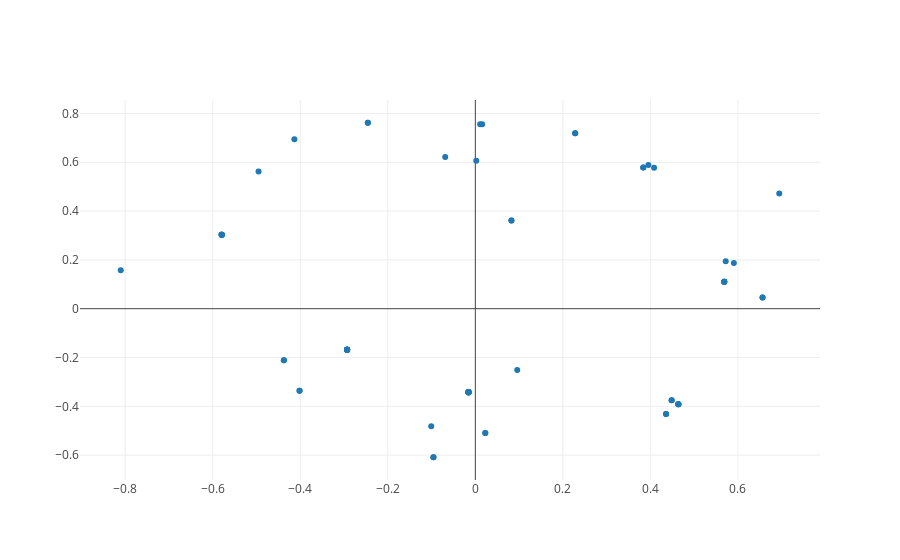
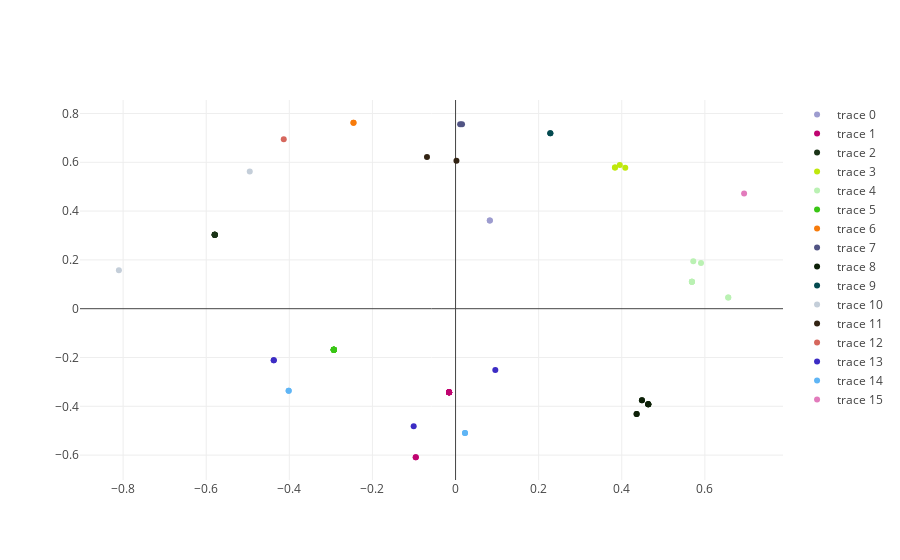

The code cell stored with these charts, in order, in its notebook:
### Code cell
import sys
sys.path.insert(0, '../..')
sys.path.insert(0, 'plots')

import os

from IPython.display import display
from IPython.display import clear_output
import ipywidgets as widgets


import json
from src.SplunkIntel import SplunkIntel
from src.sources.SplunkDataset import SplunkDataset
from src.sources.SplunkFileSource import SplunkFileSource

import plotly as py
import pandas as pd
import numpy as np
import plot as plot

py.offline.init_notebook_mode()
pd.set_option('display.notebook_repr_html', True)

data_sources_names = []

data_source_picker = None
time_range_picker = None
event_picker = None
event_text_area = None 
threshold_picker = None
new_time_range_picker = None

#create widgets
def create_widgets():
    global data_source_picker, time_range_picker, event_picker
    global event_text_area, threshold_picker, new_time_range_picker
    for file in os.listdir("../../data"):
            if file.endswith(".json"):
                data_sources_names.append(file)

    data_source_picker = widgets.Dropdown(
            options=data_sources_names,
            description='Data Source:',
            disabled=False,
            button_style='' # 'success', 'info', 'warning', 'danger' or ''
        )    

    time_range_picker = widgets.IntRangeSlider(
                value=[1, 2],
                min=0,
                max=100,
                step=1,
                description='Control Time:',
                disabled=False,
                continuous_update=False,
                orientation='horizontal',
                readout=True,
                readout_format='i',
                slider_color='white',
                color='black'
        )
    
    new_time_range_picker = widgets.IntRangeSlider(
                value=[1, 2],
                min=0,
                max=100,
                step=1,
                description='Test Time:',
                disabled=False,
                continuous_update=False,
                orientation='horizontal',
                readout=True,
                readout_format='i',
                slider_color='white',
                color='black'
        )
    
    threshold_picker = widgets.FloatSlider(
                value=0.5,
                min=0,
                max=1,
                step=0.1,
                description='Threshold:',
                disabled=False,
                continuous_update=False,
                orientation='horizontal',
                readout=True,
                readout_format='.1f',
                slider_color='white',
                color='black'
        )
    
    event_picker = widgets.Dropdown(
            options=[1,2,3],
            description='Event Number:',
            disabled=False,
            button_style='' # 'success', 'info', 'warning', 'danger' or ''
        )
    
    l = widgets.Layout(height='40px', width='800px')
    event_text_area = widgets.Textarea(value='TA: height=40px', layout=l)

    
def initialize(change):    
    # Just to set the widgets
    all_events = []
    all_events.extend(SplunkFileSource.load_data('../../data/' + data_source_picker.value))    
    minutes = 0
    for dict in all_events:
        if dict.get('cluster_label') == '1':
            minutes = minutes + 1

    time_range_picker.value = [1,2]
    time_range_picker.min = 1
    time_range_picker.max = minutes
    
    new_time_range_picker.value = [minutes -2, minutes]
    new_time_range_picker.min = 1
    new_time_range_picker.max = minutes 
    
    change_event_handler(None)
    
    
splunkDataset = None
splunkIntelargs = []

def event_picker_change_handler(change):
    event_text_area.value = json.dumps(splunkDataset.get_all_events()[event_picker.value])

def split(input, length, size):
    input.replace('\n', ' ')
    input.replace('\tat', ' ')
    return '<br>'.join([input[start:start + size] for start in range(0, length, size)])

def get_labels(control_events, anomalies):
    labels = []
    for i in range(len(control_events)):
        labels.append(0)
    for p in anomalies:
        if p == 1:
            labels.append(1)
        else:
            labels.append(2)

    return labels

def get_tool_tips(control_events, test_events, control_clusters, test_clusters):
    tooltips = []
    for idx, event in enumerate(control_events):
        tooltips.append(
            split(event[0], min(1000, len(event[0])), 100) + '<br> id = ' + str(event[3]) + '<br> cluster = ' + str(
            control_clusters[idx]))

    for idx, event in enumerate(test_events):
        tooltips.append(
            split(event[0], min(1000, len(event[0])), 100) + '<br> id = ' + str(event[3]) + '<br> cluster = ' + str(
            test_clusters[idx]))
            
    return tooltips
    
# Handle data source change
def change_event_handler(change):
    global splunkDataset
    
    clear_output()
    
    splunkIntelargs.append('--file_source')
    splunkIntelargs.append('../../data/' + data_source_picker.value) 
    splunkIntelargs.append('--control_window')
    splunkIntelargs.append(str(int(time_range_picker.value[0])))
    splunkIntelargs.append(str(int(time_range_picker.value[1])))
    splunkIntelargs.append('--test_window')
    splunkIntelargs.append(str(int(new_time_range_picker.value[0])))
    splunkIntelargs.append(str(int(new_time_range_picker.value[1])))
    splunkIntelargs.append('--sim_threshold')
    splunkIntelargs.append(str(float(threshold_picker.value)))
    
    print(splunkIntelargs)

    splunkIntel = SplunkIntel(SplunkIntel.parse(splunkIntelargs))
    splunkDataset = splunkIntel.run_from_file()

    
    plot.scatter_plot(splunkDataset.get_xy_matrix_control(), splunkDataset.get_control_events())

    plot.scatter_plot_groups(splunkDataset.get_xy_matrix_control(), 
                             splunkDataset.get_control_clusters(), 
                             splunkDataset.get_cluster_tags(5))
    
    plot.scatter_plot_groups(splunkDataset.get_xy_matrix_all(), 
                             get_labels(splunkDataset.get_control_events(), splunkDataset.get_anomalies()),
                            get_tool_tips(splunkDataset.get_control_events(), splunkDataset.get_test_events()
                                         , splunkDataset.get_control_clusters(),splunkDataset.get_test_clusters()), 
                             ['control', 'test', 'test-anomaly'], ['blue','orange','red'])
    
    plot.scatter_plot_groups_4d(splunkDataset.get_xyz_matrix_all(), 
                                get_labels(splunkDataset.get_control_events(), splunkDataset.get_anomalous_values()), 
                                splunkDataset.get_all_clusters(),
                                get_tool_tips(splunkDataset.get_control_events(), 
                                              splunkDataset.get_test_events(),
                                              splunkDataset.get_control_clusters(),
                                              splunkDataset.get_test_clusters()),
                                ['blue','orange','red'])


            
    event_picker.options = [ x for x in range(len(splunkDataset.get_all_events()))] 
     

create_widgets()

#intialize
initialize(None)
    
#setup even handlers    
data_source_picker.observe(initialize, names="value")
time_range_picker.observe(change_event_handler, names="value")
new_time_range_picker.observe(change_event_handler, names="value")
event_picker.observe(event_picker_change_handler, names="value")
threshold_picker.observe(change_event_handler, names="value")



# show widgets
display(widgets.HBox([data_source_picker]))
display(widgets.HBox([time_range_picker, threshold_picker]))
display(widgets.HBox([new_time_range_picker]))
display(widgets.HBox([event_picker, event_text_area]))

### Figure 1 — Plotly figure (JSON) as saved in the notebook; plotly's stock layout.template omitted (floating-point values rounded to 4 significant figures)
{"data": [{"mode": "markers", "text": ["172.31.15.70 - - [31/May/2017:21:35:12 +0000] \"GET /todolist/health-check HTTP/1.1\" 200 50<br> id = 0", "INFO  [2017-05-31 21:35:18,184] com.novemberain.quartz.mongodb.TriggerRunner: Acquired trigger: DEFA<br> id = 1", "INFO  [2017-05-31 21:35:18,184] com.novemberain.quartz.mongodb.dao.LocksDao: Inserting lock for trig<br> id = 2", "INFO  [2017-05-31 21:35:18,183] com.novemberain.quartz.mongodb.dao.TriggerDao: Found 2 triggers whic<br> id = 3", "INFO  [2017-05-31 21:35:18,182] software.wings.service.impl.DelegateServiceImpl: Broadcast new task:<br> id = 4", "INFO  [2017-05-31 21:35:18,182] com.novemberain.quartz.mongodb.dao.LocksDao: Trigger lock DEFAULT.vJ<br> id = 5", "INFO  [2017-05-31 21:35:18,181] com.novemberain.quartz.mongodb.dao.LocksDao: Removing trigger lock D<br> id = 6", "INFO  [2017-05-31 21:35:18,180] org.quartz.plugins.history.LoggingTriggerHistoryPlugin: Trigger DEFA<br> id = 7", "INFO  [2017-05-31 21:35:18,180] org.quartz.plugins.history.LoggingJobHistoryPlugin: Job vJ3t7B6hTYyu<br> id = 8", "INFO  [2017-05-31 21:35:18,180] org.quartz.plugins.history.LoggingJobHistoryPlugin: Job vJ3t7B6hTYyu<br> id = 9", "INFO  [2017-05-31 21:35:18,179] org.quartz.plugins.history.LoggingTriggerHistoryPlugin: Trigger DEFA<br> id = 10", "INFO  [2017-05-31 21:35:18,038] software.wings.service.impl.DelegateServiceImpl: registering delegat<br> id = 11", "INFO  [2017-05-31 21:35:17,188] org.quartz.plugins.history.LoggingTriggerHistoryPlugin: Trigger DEFA<br> id = 12", "INFO  [2017-05-31 21:35:17,188] org.quartz.plugins.history.LoggingJobHistoryPlugin: Job 84DUAsWyStm1<br> id = 13", "INFO  [2017-05-31 21:35:17,188] org.quartz.plugins.history.LoggingJobHistoryPlugin: Job 84DUAsWyStm1<br> id = 14", "INFO  [2017-05-31 21:35:17,188] org.quartz.plugins.history.LoggingTriggerHistoryPlugin: Trigger DEFA<br> id = 15", "INFO  [2017-05-31 21:35:13,679] org.quartz.plugins.history.LoggingTriggerHistoryPlugin: Trigger DEFA<br> id = 16", "INFO  [2017-05-31 21:35:08,731] com.novemberain.quartz.mongodb.dao.LocksDao: Trigger lock DEFAULT.D3<br> id = 17", "INFO  [2017-05-31 21:35:08,729] org.quartz.plugins.history.LoggingTriggerHistoryPlugin: Trigger DEFA<br> id = 18", "INFO  [2017-05-31 21:35:08,729] org.quartz.plugins.history.LoggingJobHistoryPlugin: Job D3H_QL6_Riqw<br> id = 19", "INFO  [2017-05-31 21:35:08,729] org.quartz.plugins.history.LoggingJobHistoryPlugin: Job D3H_QL6_Riqw<br> id = 20", "INFO  [2017-05-31 21:35:08,729] org.quartz.plugins.history.LoggingTriggerHistoryPlugin: Trigger DEFA<br> id = 21", "INFO  [2017-05-31 21:35:08,340] org.quartz.plugins.history.LoggingTriggerHistoryPlugin: Trigger DEFA<br> id = 22", "INFO  [2017-05-31 21:35:08,338] org.quartz.plugins.history.LoggingJobHistoryPlugin: Job AuG03-OeTsa1<br> id = 23", "INFO  [2017-05-31 21:35:08,338] org.quartz.plugins.history.LoggingTriggerHistoryPlugin: Trigger DEFA<br> id = 24", "INFO  [2017-05-31 21:35:01,412] org.quartz.plugins.history.LoggingJobHistoryPlugin: Job K0vzHq-KTsql<br> id = 25", "INFO  [2017-05-31 21:35:01,412] org.quartz.plugins.history.LoggingTriggerHistoryPlugin: Trigger DEFA<br> id = 26", "INFO  [2017-05-31 21:34:58,811] org.quartz.plugins.history.LoggingJobHistoryPlugin: Job rDZXPoicQ-y9<br> id = 27", "INFO  [2017-05-31 21:34:58,811] org.quartz.plugins.history.LoggingTriggerHistoryPlugin: Trigger DEFA<br> id = 28", "WARN  [2017-05-31 21:34:54,590] software.wings.waitnotify.Notifier: No entry in the waitQueue found <br> id = 29", "INFO  [2017-05-31 21:34:40,039] org.quartz.plugins.history.LoggingJobHistoryPlugin: Job SFmGy4xrRpad<br> id = 30", "INFO  [2017-05-31 21:34:40,039] org.quartz.plugins.history.LoggingTriggerHistoryPlugin: Trigger DEFA<br> id = 31", "INFO  [2017-05-31 21:34:31,923] org.quartz.plugins.history.LoggingJobHistoryPlugin: Job cMr2y3_5Q-qh<br> id = 32", "INFO  [2017-05-31 21:34:31,923] org.quartz.plugins.history.LoggingTriggerHistoryPlugin: Trigger DEFA<br> id = 33", "INFO  [2017-05-31 21:34:29,942] software.wings.app.DelegateQueueTask: Broadcast queued sync task [ld<br> id = 34", "INFO  [2017-05-31 21:34:29,941] software.wings.app.DelegateQueueTask: Broadcast queued sync task [ox<br> id = 35", "INFO  [2017-05-31 21:34:29,941] software.wings.app.DelegateQueueTask: Broadcast queued sync task [Zd<br> id = 36", "INFO  [2017-05-31 21:34:29,939] software.wings.app.DelegateQueueTask: Broadcast queued sync task [96<br> id = 37", "172.31.15.70 - - [31/May/2017:21:36:12 +0000] \"GET /todolist/health-check HTTP/1.1\" 200 50<br> id = 38", "2017-05-31 21:36:19:690 [AsyncAppender-Worker-async-syslog-accesslogs-appender] com.cloudbees.syslog<br> id = 39", "2017-05-31 21:36:19:690 [AsyncAppender-Worker-async-rsyslog-tcp-ssl-appender] com.cloudbees.syslog.s<br> id = 40", "INFO  [2017-05-31 21:36:19,600] software.wings.service.impl.DelegateServiceImpl: registering delegat<br> id = 41", "INFO  [2017-05-31 21:36:18,184] com.novemberain.quartz.mongodb.TriggerRunner: Acquired trigger: DEFA<br> id = 42", "INFO  [2017-05-31 21:36:18,184] com.novemberain.quartz.mongodb.dao.LocksDao: Inserting lock for trig<br> id = 43", "INFO  [2017-05-31 21:36:18,182] com.novemberain.quartz.mongodb.dao.TriggerDao: Found 2 triggers whic<br> id = 44", "INFO  [2017-05-31 21:36:18,182] software.wings.service.impl.DelegateServiceImpl: Broadcast new task:<br> id = 45", "INFO  [2017-05-31 21:36:18,181] com.novemberain.quartz.mongodb.dao.LocksDao: Trigger lock DEFAULT.vJ<br> id = 46", "INFO  [2017-05-31 21:36:18,181] com.novemberain.quartz.mongodb.dao.LocksDao: Removing trigger lock D<br> id = 47", "INFO  [2017-05-31 21:36:18,179] org.quartz.plugins.history.LoggingTriggerHistoryPlugin: Trigger DEFA<br> id = 48", "INFO  [2017-05-31 21:36:18,179] org.quartz.plugins.history.LoggingJobHistoryPlugin: Job vJ3t7B6hTYyu<br> id = 49", "INFO  [2017-05-31 21:36:18,179] org.quartz.plugins.history.LoggingJobHistoryPlugin: Job vJ3t7B6hTYyu<br> id = 50", "INFO  [2017-05-31 21:36:18,179] org.quartz.plugins.history.LoggingTriggerHistoryPlugin: Trigger DEFA<br> id = 51", "INFO  [2017-05-31 21:36:17,188] org.quartz.plugins.history.LoggingTriggerHistoryPlugin: Trigger DEFA<br> id = 52", "INFO  [2017-05-31 21:36:17,188] org.quartz.plugins.history.LoggingJobHistoryPlugin: Job 84DUAsWyStm1<br> id = 53", "INFO  [2017-05-31 21:36:17,188] org.quartz.plugins.history.LoggingJobHistoryPlugin: Job 84DUAsWyStm1<br> id = 54", "INFO  [2017-05-31 21:36:17,188] org.quartz.plugins.history.LoggingTriggerHistoryPlugin: Trigger DEFA<br> id = 55", "INFO  [2017-05-31 21:36:13,678] org.quartz.plugins.history.LoggingTriggerHistoryPlugin: Trigger DEFA<br> id = 56", "INFO  [2017-05-31 21:36:08,731] com.novemberain.quartz.mongodb.dao.LocksDao: Trigger lock DEFAULT.D3<br> id = 57", "INFO  [2017-05-31 21:36:08,729] org.quartz.plugins.history.LoggingTriggerHistoryPlugin: Trigger DEFA<br> id = 58", "INFO  [2017-05-31 21:36:08,729] org.quartz.plugins.history.LoggingJobHistoryPlugin: Job D3H_QL6_Riqw<br> id = 59", "INFO  [2017-05-31 21:36:08,729] org.quartz.plugins.history.LoggingJobHistoryPlugin: Job D3H_QL6_Riqw<br> id = 60", "INFO  [2017-05-31 21:36:08,729] org.quartz.plugins.history.LoggingTriggerHistoryPlugin: Trigger DEFA<br> id = 61", "INFO  [2017-05-31 21:36:08,340] org.quartz.plugins.history.LoggingTriggerHistoryPlugin: Trigger DEFA<br> id = 62", "INFO  [2017-05-31 21:36:08,337] org.quartz.plugins.history.LoggingJobHistoryPlugin: Job AuG03-OeTsa1<br> id = 63", "INFO  [2017-05-31 21:36:08,337] org.quartz.plugins.history.LoggingTriggerHistoryPlugin: Trigger DEFA<br> id = 64", "INFO  [2017-05-31 21:36:01,412] org.quartz.plugins.history.LoggingJobHistoryPlugin: Job K0vzHq-KTsql<br> id = 65", "INFO  [2017-05-31 21:36:01,412] org.quartz.plugins.history.LoggingTriggerHistoryPlugin: Trigger DEFA<br> id = 66", "INFO  [2017-05-31 21:35:58,811] org.quartz.plugins.history.LoggingJobHistoryPlugin: Job rDZXPoicQ-y9<br> id = 67", "INFO  [2017-05-31 21:35:58,811] org.quartz.plugins.history.LoggingTriggerHistoryPlugin: Trigger DEFA<br> id = 68", "WARN  [2017-05-31 21:35:54,623] software.wings.waitnotify.Notifier: No entry in the waitQueue found <br> id = 69", "INFO  [2017-05-31 21:35:40,040] org.quartz.plugins.history.LoggingJobHistoryPlugin: Job SFmGy4xrRpad<br> id = 70", "INFO  [2017-05-31 21:35:40,040] org.quartz.plugins.history.LoggingTriggerHistoryPlugin: Trigger DEFA<br> id = 71", "INFO  [2017-05-31 21:35:31,923] org.quartz.plugins.history.LoggingJobHistoryPlugin: Job cMr2y3_5Q-qh<br> id = 72", "INFO  [2017-05-31 21:35:31,923] org.quartz.plugins.history.LoggingTriggerHistoryPlugin: Trigger DEFA<br> id = 73"], "type": "scatter", "x": [-0.4134, 0.08242, 0.6562, -0.8102, 0.002159, 0.5687, 0.5721, 0.4358, -0.5795, -0.4016, 0.02273, 0.01101, 0.4485, -0.5795, -0.4375, 0.09569, -0.09576, 0.5687, 0.4638, -0.5795, -0.293, -0.01564, 0.4638, -0.293, -0.01564, -0.293, -0.01564, -0.293, -0.01564, -0.2456, -0.293, -0.01564, -0.293, -0.01564, 0.3836, 0.3953, 0.3836, 0.4084, 0.6944, 0.2281, 0.2281, 0.01557, 0.08242, 0.6562, -0.4953, -0.0688, 0.5687, 0.5907, 0.4358, -0.5795, -0.4016, 0.02273, 0.4485, -0.5795, -0.4375, -0.1008, -0.09576, 0.5687, 0.4638, -0.5795, -0.293, -0.01564, 0.4638, -0.293, -0.01564, -0.293, -0.01564, -0.293, -0.01564, -0.2456, -0.293, -0.01564, -0.293, -0.01564], "y": [0.6949, 0.3618, 0.04568, 0.1572, 0.606, 0.1109, 0.1946, -0.4311, 0.3027, -0.3365, -0.5089, 0.756, -0.3749, 0.3027, -0.2108, -0.2516, -0.6087, 0.1109, -0.3917, 0.3027, -0.1682, -0.3424, -0.3917, -0.1682, -0.3424, -0.1682, -0.3424, -0.1682, -0.3424, 0.762, -0.1682, -0.3424, -0.1682, -0.3424, 0.5781, 0.5886, 0.5781, 0.5776, 0.4725, 0.7192, 0.7192, 0.7562, 0.3618, 0.04568, 0.5622, 0.6219, 0.1109, 0.1868, -0.4311, 0.3027, -0.3365, -0.5089, -0.3749, 0.3027, -0.2108, -0.4817, -0.6087, 0.1109, -0.3917, 0.3027, -0.1682, -0.3424, -0.3917, -0.1682, -0.3424, -0.1682, -0.3424, -0.1682, -0.3424, 0.762, -0.1682, -0.3424, -0.1682, -0.3424]}], "layout": {"hovermode": "closest"}}

### Figure 2 — Plotly figure (JSON) as saved in the notebook; plotly's stock layout.template omitted (floating-point values rounded to 4 significant figures)
{"data": [{"marker": {"color": "'rgb 157,156,207'"}, "mode": "markers", "text": "cluster = 0<br>com.novemberain.quartz.mongodb.triggerrunner<br>acquired<br>trigger<br>info<br>correlationids<br>create<br>default.84duaswystm1sg5zxlmung<br>default.ubbwzvkhqfkvegzybbhpeg<br>default.vj3t7b6htyyugnj0jifqxa<br>delegate<br>eligible<br>entry<br>completed<br>eoxowhuzsjcgev5cht6kta<br>execution<br>", "type": "scatter", "x": [0.08242, 0.08242], "y": [0.3618, 0.3618]}, {"marker": {"color": "'rgb 191,4,112'"}, "mode": "markers", "text": "cluster = 1<br>org.quartz.plugins.history.loggingtriggerhistoryplugin<br>fired<br>trigger<br>info<br>default.ubbwzvkhqfkvegzybbhpeg<br>correlationids<br>create<br>default.84duaswystm1sg5zxlmung<br>default.vj3t7b6htyyugnj0jifqxa<br>delegate<br>eligible<br>entry<br>completed<br>eoxowhuzsjcgev5cht6kta<br>execution<br>", "type": "scatter", "x": [-0.09576, -0.01564, -0.01564, -0.01564, -0.01564, -0.01564, -0.01564, -0.09576, -0.01564, -0.01564, -0.01564, -0.01564, -0.01564, -0.01564], "y": [-0.6087, -0.3424, -0.3424, -0.3424, -0.3424, -0.3424, -0.3424, -0.6087, -0.3424, -0.3424, -0.3424, -0.3424, -0.3424, -0.3424]}, {"marker": {"color": "'rgb 27,52,23'"}, "mode": "markers", "text": "cluster = 2<br>complete<br>execution<br>reports<br>null<br>org.quartz.plugins.history.loggingjobhistoryplugin<br>info<br>delegate<br>http<br>correlationids<br>create<br>default.84duaswystm1sg5zxlmung<br>default.ubbwzvkhqfkvegzybbhpeg<br>default.vj3t7b6htyyugnj0jifqxa<br>firing<br>fired<br>", "type": "scatter", "x": [-0.5795, -0.5795, -0.5795, -0.5795, -0.5795, -0.5795], "y": [0.3027, 0.3027, 0.3027, 0.3027, 0.3027, 0.3027]}, {"marker": {"color": "'rgb 191,232,12'"}, "mode": "markers", "text": "cluster = 3<br>queued<br>software.wings.app.delegatequeuetask<br>sync<br>broadcast<br>task<br>null<br>96flhyp5tsawqn6wehcpkg<br>oxyvkq8lqr24ikqn778ljw<br>info<br>entry<br>eligible<br>eoxowhuzsjcgev5cht6kta<br>connection<br>execution<br>f67p97lwq3cbqdhqcdyevw<br>", "type": "scatter", "x": [0.3836, 0.3953, 0.3836, 0.4084], "y": [0.5781, 0.5886, 0.5781, 0.5776]}, {"marker": {"color": "'rgb 186,241,179'"}, "mode": "markers", "text": "cluster = 4<br>lock<br>com.novemberain.quartz.mongodb.dao.locksdao<br>removed<br>trigger<br>info<br>removing<br>inserting<br>fired<br>default.vj3t7b6htyyugnj0jifqxa<br>hsp55cwerwmz5ujazsfwhq<br>correlationids<br>create<br>default.84duaswystm1sg5zxlmung<br>default.ubbwzvkhqfkvegzybbhpeg<br>delegate<br>", "type": "scatter", "x": [0.6562, 0.5687, 0.5721, 0.5687, 0.6562, 0.5687, 0.5907, 0.5687], "y": [0.04568, 0.1109, 0.1946, 0.1109, 0.04568, 0.1109, 0.1868, 0.1109]}, {"marker": {"color": "'rgb 57,198,21'"}, "mode": "markers", "text": "cluster = 5<br>org.quartz.plugins.history.loggingjobhistoryplugin<br>fired<br>trigger<br>info<br>hsp55cwerwmz5ujazsfwhq<br>hsbxdjzwtcwffojremmvsq<br>correlationids<br>create<br>default.84duaswystm1sg5zxlmung<br>default.ubbwzvkhqfkvegzybbhpeg<br>default.vj3t7b6htyyugnj0jifqxa<br>delegate<br>eligible<br>entry<br>hxzqpr1eq5uijw8la1eddq<br>", "type": "scatter", "x": [-0.293, -0.293, -0.293, -0.293, -0.293, -0.293, -0.293, -0.293, -0.293, -0.293, -0.293, -0.293], "y": [-0.1682, -0.1682, -0.1682, -0.1682, -0.1682, -0.1682, -0.1682, -0.1682, -0.1682, -0.1682, -0.1682, -0.1682]}, {"marker": {"color": "'rgb 247,123,11'"}, "mode": "markers", "text": "cluster = 6<br>zy4600e0qz6p6qiv21pikg<br>f67p97lwq3cbqdhqcdyevw<br>nvtumfrmtme0eqvydmzrcw<br>miei53pdqn2pscnnrgtnfw<br>kag4hdwsrkgmnsemh3mmgq<br>iypxxgyjrgaksxwf0n4a2a<br>zn8pfdyyqneissbw9gojhg<br>ielw1fmmtridcw6x4d32vw<br>hxzqpr1eq5uijw8la1eddq<br>hsp55cwerwmz5ujazsfwhq<br>hsbxdjzwtcwffojremmvsq<br>eoxowhuzsjcgev5cht6kta<br>pyim79aoroif3r54ioxagq<br>entry<br>correlationids<br>", "type": "scatter", "x": [-0.2456, -0.2456], "y": [0.762, 0.762]}, {"marker": {"color": "'rgb 81,84,132'"}, "mode": "markers", "text": "cluster = 7<br>delegate<br>command<br>splunk<br>http<br>jenkins<br>registering<br>software.wings.service.impl.delegateserviceimpl<br>info<br>4xreuez2sgyjyphgybdrwq<br>2kwgmwcfrmu0rwswkbnsgq<br>default.84duaswystm1sg5zxlmung<br>default.ubbwzvkhqfkvegzybbhpeg<br>default.vj3t7b6htyyugnj0jifqxa<br>172.31.15.70 - - [31/may/2017:21:36:12 +0000] \"get /todolist/health-check http/1.1\" 200 50<br>eligible<br>", "type": "scatter", "x": [0.01101, 0.01557], "y": [0.756, 0.7562]}, {"marker": {"color": "'rgb 13,33,8'"}, "mode": "markers", "text": "cluster = 8<br>resulting<br>firing<br>code<br>completed<br>instruction<br>trigger<br>org.quartz.plugins.history.loggingtriggerhistoryplugin<br>info<br>default.84duaswystm1sg5zxlmung<br>default.vj3t7b6htyyugnj0jifqxa<br>http<br>connection<br>correlationids<br>create<br>default.ubbwzvkhqfkvegzybbhpeg<br>", "type": "scatter", "x": [0.4358, 0.4485, 0.4638, 0.4638, 0.4358, 0.4485, 0.4638, 0.4638], "y": [-0.4311, -0.3749, -0.3917, -0.3917, -0.4311, -0.3749, -0.3917, -0.3917]}, {"marker": {"color": "'rgb 4,74,80'"}, "mode": "markers", "text": "cluster = 9<br>connection<br>inetaddress<br>server<br>create<br>com.cloudbees.syslog.sender.tcpsyslogmessagesender<br>changed<br>syslog<br>info<br>default.84duaswystm1sg5zxlmung<br>default.ubbwzvkhqfkvegzybbhpeg<br>default.vj3t7b6htyyugnj0jifqxa<br>delegate<br>eligible<br>entry<br>eoxowhuzsjcgev5cht6kta<br>", "type": "scatter", "x": [0.2281, 0.2281], "y": [0.7192, 0.7192]}, {"marker": {"color": "'rgb 196,206,217'"}, "mode": "markers", "text": "cluster = 10<br>triggers<br>eligible<br>com.novemberain.quartz.mongodb.dao.triggerdao<br>info<br>hsp55cwerwmz5ujazsfwhq<br>hsbxdjzwtcwffojremmvsq<br>correlationids<br>hxzqpr1eq5uijw8la1eddq<br>create<br>default.84duaswystm1sg5zxlmung<br>default.ubbwzvkhqfkvegzybbhpeg<br>default.vj3t7b6htyyugnj0jifqxa<br>delegate<br>http<br>entry<br>", "type": "scatter", "x": [-0.8102, -0.4953], "y": [0.1572, 0.5622]}, {"marker": {"color": "'rgb 50,35,19'"}, "mode": "markers", "text": "cluster = 11<br>software.wings.service.impl.delegateserviceimpl<br>task<br>broadcast<br>wa9gnxfqsuke9h8hqi0vng<br>info<br>connection<br>correlationids<br>create<br>default.84duaswystm1sg5zxlmung<br>default.ubbwzvkhqfkvegzybbhpeg<br>default.vj3t7b6htyyugnj0jifqxa<br>delegate<br>eligible<br>complete<br>entry<br>", "type": "scatter", "x": [0.002159, -0.0688], "y": [0.606, 0.6219]}, {"marker": {"color": "'rgb 214,103,93'"}, "mode": "markers", "text": "cluster = 12<br>172.31.15.70 - - [31/may/2017:21:35:12 +0000] \"get /todolist/health-check http/1.1\" 200 50<br>zy4600e0qz6p6qiv21pikg<br>eoxowhuzsjcgev5cht6kta<br>correlationids<br>create<br>default.84duaswystm1sg5zxlmung<br>default.ubbwzvkhqfkvegzybbhpeg<br>default.vj3t7b6htyyugnj0jifqxa<br>delegate<br>eligible<br>entry<br>execution<br>completed<br>f67p97lwq3cbqdhqcdyevw<br>fired<br>", "type": "scatter", "x": [-0.4134], "y": [0.6949]}, {"marker": {"color": "'rgb 60,44,196'"}, "mode": "markers", "text": "cluster = 13<br>default.84duaswystm1sg5zxlmung<br>fired<br>trigger<br>org.quartz.plugins.history.loggingjobhistoryplugin<br>info<br>org.quartz.plugins.history.loggingtriggerhistoryplugin<br>eligible<br>correlationids<br>create<br>http<br>default.ubbwzvkhqfkvegzybbhpeg<br>default.vj3t7b6htyyugnj0jifqxa<br>delegate<br>firing<br>hsbxdjzwtcwffojremmvsq<br>", "type": "scatter", "x": [-0.4375, 0.09569, -0.4375, -0.1008], "y": [-0.2108, -0.2516, -0.2108, -0.4817]}, {"marker": {"color": "'rgb 95,181,245'"}, "mode": "markers", "text": "cluster = 14<br>default.vj3t7b6htyyugnj0jifqxa<br>fired<br>trigger<br>org.quartz.plugins.history.loggingjobhistoryplugin<br>info<br>org.quartz.plugins.history.loggingtriggerhistoryplugin<br>eligible<br>correlationids<br>create<br>default.84duaswystm1sg5zxlmung<br>default.ubbwzvkhqfkvegzybbhpeg<br>http<br>delegate<br>firing<br>hsbxdjzwtcwffojremmvsq<br>", "type": "scatter", "x": [-0.4016, 0.02273, -0.4016, 0.02273], "y": [-0.3365, -0.5089, -0.3365, -0.5089]}, {"marker": {"color": "'rgb 226,123,188'"}, "mode": "markers", "text": "cluster = 15<br>172.31.15.70 - - [31/may/2017:21:36:12 +0000] \"get /todolist/health-check http/1.1\" 200 50<br>zy4600e0qz6p6qiv21pikg<br>eoxowhuzsjcgev5cht6kta<br>correlationids<br>create<br>default.84duaswystm1sg5zxlmung<br>default.ubbwzvkhqfkvegzybbhpeg<br>default.vj3t7b6htyyugnj0jifqxa<br>delegate<br>eligible<br>entry<br>execution<br>completed<br>f67p97lwq3cbqdhqcdyevw<br>fired<br>", "type": "scatter", "x": [0.6944], "y": [0.4725]}], "layout": {"hovermode": "closest"}}
